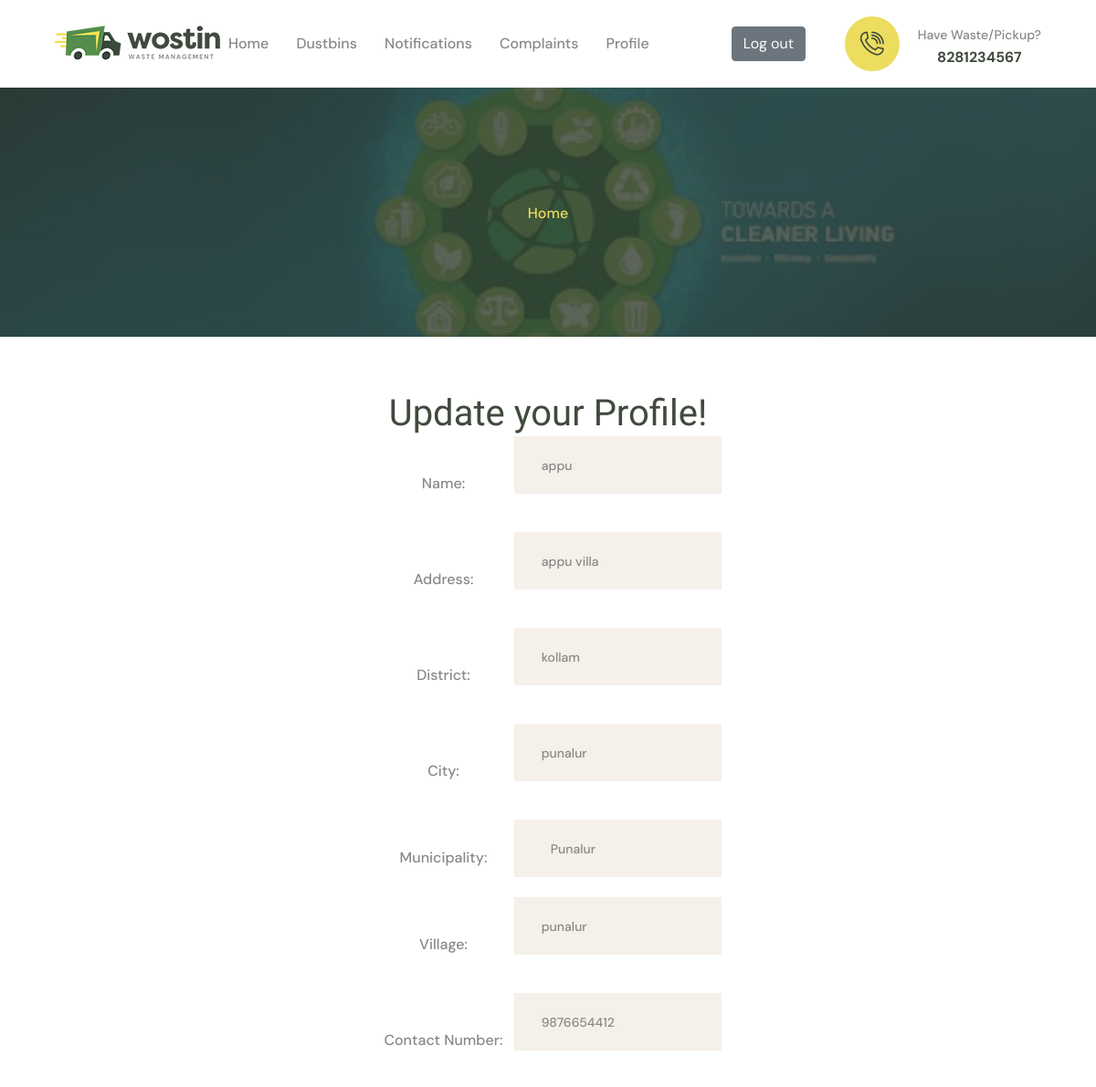
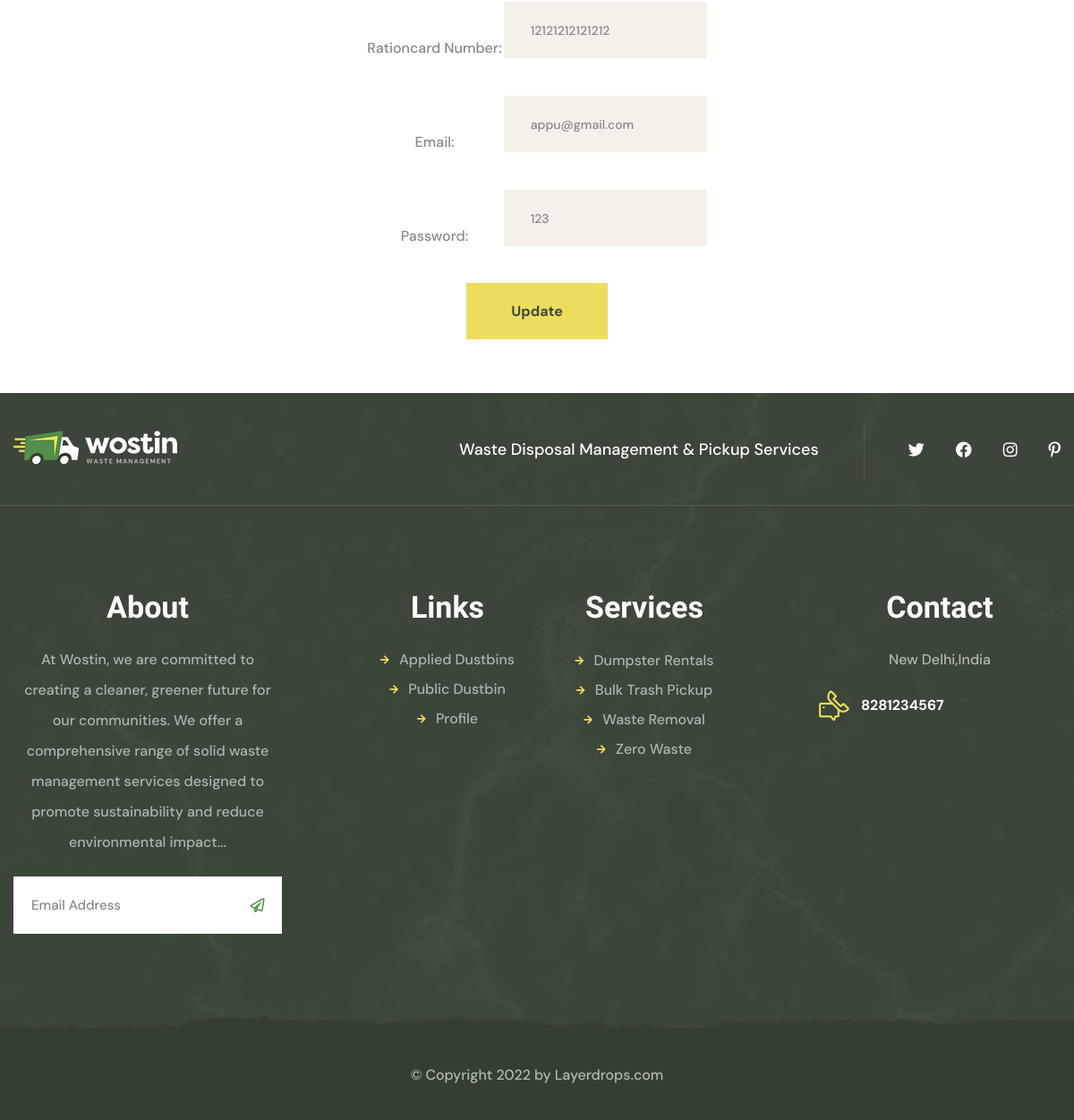
Screenshot of /public_update (signed in) with the database file from the repository (2 pictures, top to bottom).
### swmapp/models.py (models this page shows)
class PublicReg(models.Model):
    name = models.CharField(max_length=100)
    address = models.TextField()
    district = models.CharField(max_length=100)
    city = models.CharField(max_length=100)
    muncipality = models.ForeignKey(MuncipalityReg,on_delete=models.CASCADE)
    village = models.CharField(max_length=100)
    contact_no = models.IntegerField(unique=True)
    rationcard_no = models.IntegerField(unique=True)
    login_id = models.OneToOneField(LoginTable,on_delete=models.CASCADE,related_name="log")

class LoginTable(models.Model):
    email = models.EmailField(unique=True)
    password = models.CharField(max_length=10)
    usertype = models.CharField(max_length=20,null=True)
    status = models.IntegerField(default=0)

### swmapp/views.py (the view)
# urls.py: path('public_update', views.public_update, name='public_update'),
def public_update(request):
    id=request.session.get('publicid')
    logindata=get_object_or_404(LoginTable,id=id)
    data = get_object_or_404(PublicReg, login_id=logindata)
    print(data)
    if request.method == 'POST':
        updateform = PublicRegister(request.POST, instance=data)
        logform = LoginForm(request.POST, instance=logindata)
        if updateform.is_valid() and logform.is_valid():
            updateform.save()
            logform.save()
            return redirect('usertemplate')
    else:
        updateform = PublicRegister(instance=data)
        logform = LoginForm(instance=logindata)
    return render(request, 'public_update.html',{'updateform':updateform,'logform':logform})

### swmapp/forms.py
class PublicRegister(forms.ModelForm):
    muncipality = forms.ModelChoiceField(queryset=MuncipalityReg.objects.all(), empty_label="Select Muncipality")
    class Meta:
        model = PublicReg
        fields = ['name','address','district','city','muncipality','village','contact_no','rationcard_no']
        widgets ={
            'name':forms.TextInput(attrs={'class':'contact-one__form-input-box'}),
            'address':forms.TextInput(attrs={'class':'contact-one__form-input-box'}),
            'district':forms.TextInput(attrs={'class':'contact-one__form-input-box'}),
            'city':forms.TextInput(attrs={'class':'contact-one__form-input-box'}),
            'muncipality':forms.Select(attrs={'class':'contact-one__form-input-box'}),
            'village':forms.TextInput(attrs={'class':'contact-one__form-input-box'}),
            'contact_no':forms.TextInput(attrs={'class':'contact-one__form-input-box'}),
            'rationcard_no':forms.TextInput(attrs={'class':'contact-one__form-input-box'})
        }

class LoginForm(forms.ModelForm):
    class Meta:
        model = LoginTable
        fields = ['email','password']
        widgets ={
            'email':forms.TextInput(attrs={'class':'contact-one__form-input-box'}),
            'password':forms.TextInput(attrs={'class':'contact-one__form-input-box'})
        }

### swmapp/models.py (called while the page is built)
    def __str__(self):
         return self.muncipality_name

### swmapp/templates/public_update.html (shortened to what this page needs)
{% extends 'user_header.html' %}
{% block content %}
<html>
    <head>
    </head>
    <body align="center">
        <h1>Update your Profile!</h1>
        <form method="post">
            <table align="center">
                <tr>
                    <td><label>Name:</label></td>
                    <td class="contact-one__form-input-box">{{updateform.name}}</td>
                </tr>
                <tr>
                    <td><label>Address:</label></td>
                    <td class="contact-one__form-input-box">{{updateform.address}}</td>
                </tr>
                <tr>
                    <td><label>District:</label></td>
                    <td class="contact-one__form-input-box">{{updateform.district}}</td>
                </tr>
                <tr>
                    <td><label>City:</label></td>
                    <td class="contact-one__form-input-box">{{updateform.city}}</td>
                </tr>
                <tr>
                    <td><label>Municipality:</label></td>
                    <td class="contact-one__form-input-box">{{updateform.muncipality}}</td>
                </tr>
                <tr>
                    <td><label>Village:</label></td>
                    <td class="contact-one__form-input-box">{{updateform.village}}</td>
                </tr>
                <tr>
                    <td><label>Contact Number:</label></td>
                    <td class="contact-one__form-input-box">{{updateform.contact_no}}</td>
                </tr>
                <tr>
                    <td><label>Rationcard Number:</label></td>
                    <td class="contact-one__form-input-box">{{updateform.rationcard_no}}</td>
                </tr>
                <tr>
                    <td><label>Email:</label></td>
                    <td class="contact-one__form-input-box">{{logform.email}}</td>
                </tr>
                <tr>
                    <td><label>Password:</label></td>
                    <td class="contact-one__form-input-box">{{logform.password}}</td>
                </tr>
            </table>
            <button  class="thm-btn contact-one__btn"  type="submit">Update</button>
        </form>
    </body>
</html>
{% endblock %}

### rows the page displays
PublicReg: name "appu", address "appu villa", district "kollam", city "punalur", muncipality "Punalur", village "punalur", contact_no "9876654412", rationcard_no "12121212121212"
LoginTable: email "appu@gmail.com", password "123"
